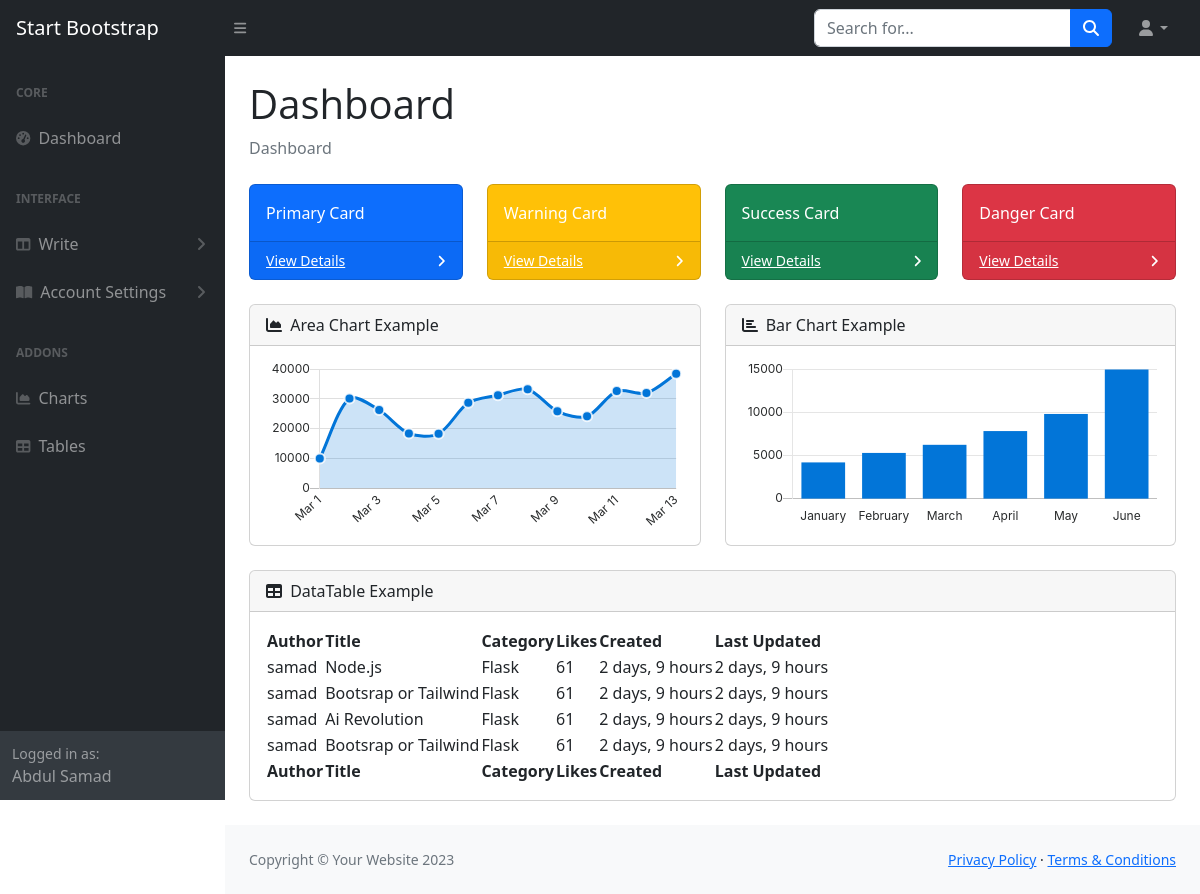
Page /dashboard/ (signed in) on the earlier database version.
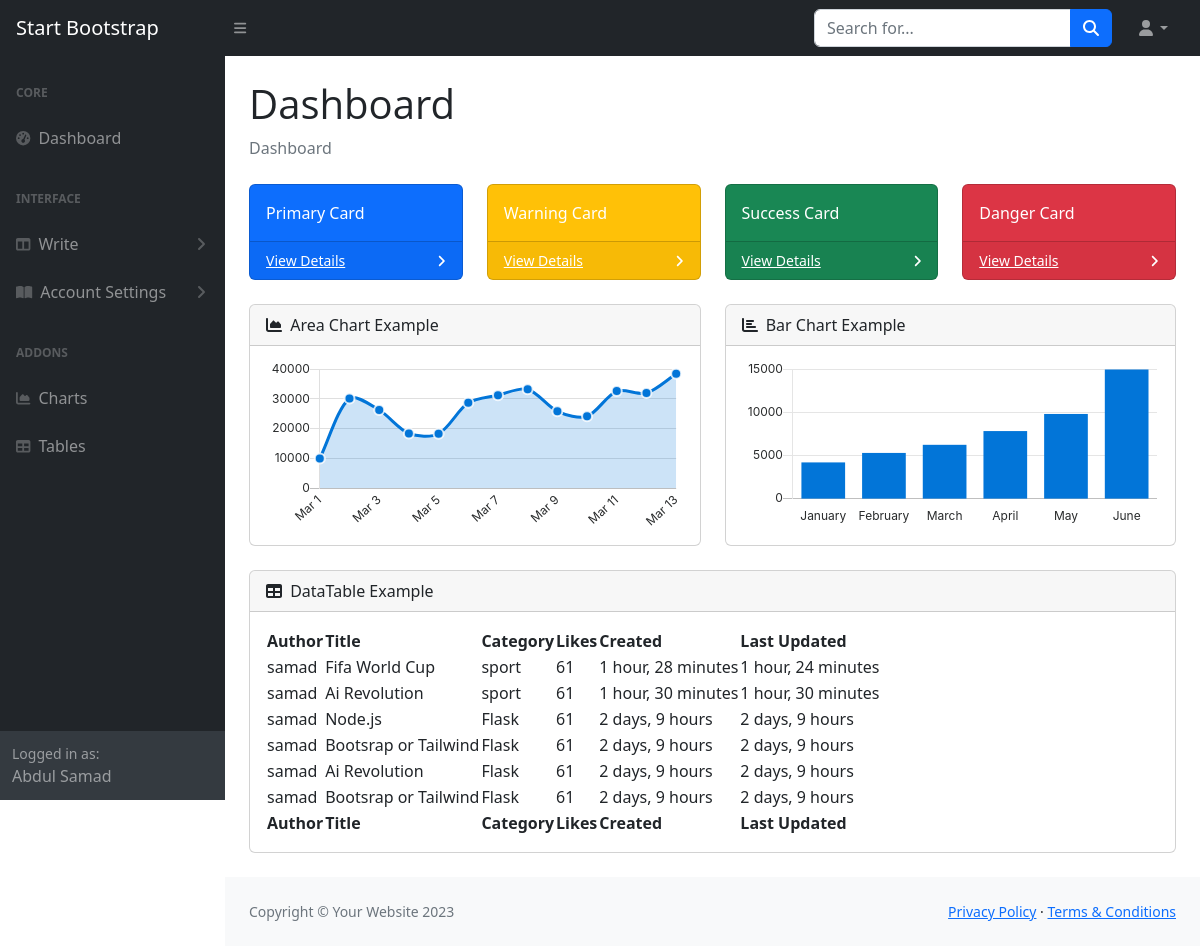
Same page on the later database version.
### users/models.py (models this page shows, shortened)
class Profile(models.Model):
    user = models.OneToOneField(User, on_delete=models.CASCADE)
    name = models.CharField(max_length=255)
    cover_image = models.ImageField(upload_to='writer_profile', default='about-bg.jpg', blank=True, null=True)
    avatar = models.ImageField(upload_to='avatar', default='avatar.svg', blank=True)
    profession = models.CharField(max_length=255, blank=True, null=True)
    location = models.CharField(max_length=255, blank=True, null=True)
    twitter = models.CharField(max_length=1000, blank=True, null=True)
    facebook = models.CharField(max_length=1000, blank=True, null=True)
    linkedIn = models.CharField(max_length=1000, blank=True, null=True)
    instagram = models.CharField(max_length=1000, blank=True, null=True)
    bio = models.TextField(blank=True, null=True)
    id = models.UUIDField(primary_key=True, default=uuid.uuid4)

### blog/models.py (models this page shows, shortened)
class Post(models.Model):
    id = models.UUIDField(primary_key=True, default=uuid.uuid4)
    author = models.ForeignKey(User, on_delete=models.CASCADE)
    title = models.CharField(max_length=255, blank=True)
    description = models.CharField(max_length=255, blank=True)
    image = models.ImageField(upload_to='posts')
    content = RichTextField()
    category = models.ForeignKey(Category, on_delete=models.CASCADE)
    updated = models.DateTimeField(auto_now=True)
    created = models.DateTimeField(auto_now_add=True)
    class Meta:
        ordering = ['-updated', '-created']

class Category(models.Model):
    name = models.CharField(max_length=255)
    def __str__(self):
        return self.name

### users/views.py (the view)
# urls.py: path('dashboard/', views.dashboard, name='dashboard'),
@login_required(login_url='login-writer')
def dashboard(request):
    user = request.user
    if request.user.is_staff:
        profile = Profile.objects.get(user=user)
        posts = Post.objects.filter(author=user)
    else:
        return redirect('401')
    cxt = {'profile':profile,'posts':posts}
    return render(request, 'users/index.html',cxt)

### users/templates/users/index.html (shortened to what this page needs)
{% extends 'users/main.html' %}
{% load static %}
{% block content %}
<head>
    <link href="https://cdn.jsdelivr.net/npm/simple-datatables@7.1.2/dist/style.min.css" rel="stylesheet" />
    <link href="{% static 'css/styles1.css' %}" rel="stylesheet" />
</head>
    <body class="sb-nav-fixed">
        {% include 'users/navbar.html' %}
        {% include 'users/sidenav.html' %}
            <div id="layoutSidenav_content">
                <main>
                    <div class="container-fluid px-4">
                        <h1 class="mt-4">Dashboard</h1>
                        <ol class="breadcrumb mb-4">
                            <li class="breadcrumb-item active">Dashboard</li>
                        </ol>
                        <div class="row">
                            <div class="col-xl-3 col-md-6">
                                <div class="card bg-primary text-white mb-4">
                                    <div class="card-body">Primary Card</div>
                                    <div class="card-footer d-flex align-items-center justify-content-between">
                                        <a class="small text-white stretched-link" href="#">View Details</a>
                                        <div class="small text-white"><i class="fas fa-angle-right"></i></div>
                                    </div>
                                </div>
                            </div>
                            <div class="col-xl-3 col-md-6">
                                <div class="card bg-warning text-white mb-4">
                                    <div class="card-body">Warning Card</div>
                                    <div class="card-footer d-flex align-items-center justify-content-between">
                                        <a class="small text-white stretched-link" href="#">View Details</a>
                                        <div class="small text-white"><i class="fas fa-angle-right"></i></div>
                                    </div>
                                </div>
                            </div>
                            <div class="col-xl-3 col-md-6">
                                <div class="card bg-success text-white mb-4">
                                    <div class="card-body">Success Card</div>
                                    <div class="card-footer d-flex align-items-center justify-content-between">
                                        <a class="small text-white stretched-link" href="#">View Details</a>
                                        <div class="small text-white"><i class="fas fa-angle-right"></i></div>
                                    </div>
                                </div>
                            </div>
                            <div class="col-xl-3 col-md-6">
                                <div class="card bg-danger text-white mb-4">
                                    <div class="card-body">Danger Card</div>
                                    <div class="card-footer d-flex align-items-center justify-content-between">
                                        <a class="small text-white stretched-link" href="#">View Details</a>
                                        <div class="small text-white"><i class="fas fa-angle-right"></i></div>
                                    </div>
                                </div>
                            </div>
                        </div>
                        <div class="row">
                            <div class="col-xl-6">
                                <div class="card mb-4">
                                    <div class="card-header">
                                        <i class="fas fa-chart-area me-1"></i>
                                        Area Chart Example
                                    </div>
                                    <div class="card-body"><canvas id="myAreaChart" width="100%" height="40"></canvas></div>
                                </div>
                            </div>
                            <div class="col-xl-6">
                                <div class="card mb-4">
                                    <div class="card-header">
                                        <i class="fas fa-chart-bar me-1"></i>
                                        Bar Chart Example
                                    </div>
                                    <div class="card-body"><canvas id="myBarChart" width="100%" height="40"></canvas></div>
                                </div>
                            </div>
                        </div>
                        <div class="card mb-4">
                            <div class="card-header">
                                <i class="fas fa-table me-1"></i>
                                DataTable Example
                            </div>
                            <div class="card-body">
                                <table id="datatablesSimple">
                                    <thead>
                                        <tr>
                                            <th>Author</th>
                                            <th>Title</th>
                                            <th>Category</th>
                                            <th>Likes</th>
                                            <th>Created</th>
                                            <th>Last Updated</th>
                                        </tr>
                                    </thead>
                                    <tfoot>
                                        <tr>
                                            <th>Author</th>
                                            <th>Title</th>
                                            <th>Category</th>
                                            <th>Likes</th>
                                            <th>Created</th>
                                            <th>Last Updated</th>
                                        </tr>
                                    </tfoot>
                                    <tbody>
                                        {% for post in posts %}
                                        <tr>
                                            <td>{{post.author}}</td>
                                            <a href="#"><td>{{post.title}}</td></a>
                                            <td>{{post.category}}</td>
                                            <td>61</td>
                                            <td>{{post.created|timesince}}</td>
                                            <td>{{post.updated|timesince}}</td>
                                        </tr>
                                        {% endfor %}
                                    </tbody>
                                </table>
                            </div>
                        </div>
                    </div>
                </main>
                {% include 'users/footer.html' %}
            </div>
        </div>
    </body>
{% endblock %}

### users/templates/users/main.html (shortened to what this page needs)
{% load static %}
<!DOCTYPE html>
<html lang="en">
    <head>
        <link href="{% static 'css/styles.css' %}" rel="stylesheet" />
    </head>
<body>
    {% block content %} {% endblock %}
</body>
</html>

### users/templates/users/navbar.html (shortened to what this page needs)
{% block content %}
<nav class="sb-topnav navbar navbar-expand navbar-dark bg-dark">
    <a class="navbar-brand ps-3" href="index.html">Start Bootstrap</a>
    <button class="btn btn-link btn-sm order-1 order-lg-0 me-4 me-lg-0" id="sidebarToggle" href="#!"><i class="fas fa-bars"></i></button>
    <form class="d-none d-md-inline-block form-inline ms-auto me-0 me-md-3 my-2 my-md-0">
        <div class="input-group">
            <input class="form-control" type="text" placeholder="Search for..." aria-label="Search for..." aria-describedby="btnNavbarSearch" />
            <button class="btn btn-primary" id="btnNavbarSearch" type="button"><i class="fas fa-search"></i></button>
        </div>
    </form>
    <ul class="navbar-nav ms-auto ms-md-0 me-3 me-lg-4">
        <li class="nav-item dropdown">
            <a class="nav-link dropdown-toggle" id="navbarDropdown" href="#" role="button" data-bs-toggle="dropdown" aria-expanded="false"><i class="fas fa-user fa-fw"></i></a>
        </li>
    </ul>
</nav>
{% endblock %}

### users/templates/users/sidenav.html (shortened to what this page needs)
{% block content %}
<div id="layoutSidenav">
    <div id="layoutSidenav_nav">
        <nav class="sb-sidenav accordion sb-sidenav-dark" id="sidenavAccordion">
            <div class="sb-sidenav-menu">
                <div class="nav">
                    <div class="sb-sidenav-menu-heading">Core</div>
                    <a class="nav-link" href="index.html">
                        <div class="sb-nav-link-icon"><i class="fas fa-tachometer-alt"></i></div>
                        Dashboard
                    </a>
                    <div class="sb-sidenav-menu-heading">Interface</div>
                    <a class="nav-link collapsed" href="#" data-bs-toggle="collapse" data-bs-target="#collapseLayouts" aria-expanded="false" aria-controls="collapseLayouts">
                        <div class="sb-nav-link-icon"><i class="fas fa-columns"></i></div>
                        Write
                        <div class="sb-sidenav-collapse-arrow"><i class="fas fa-angle-down"></i></div>
                    </a>
                    <a class="nav-link collapsed" href="#" data-bs-toggle="collapse" data-bs-target="#collapsePages" aria-expanded="false" aria-controls="collapsePages">
                        <div class="sb-nav-link-icon"><i class="fas fa-book-open"></i></div>
                        Account Settings
                        <div class="sb-sidenav-collapse-arrow"><i class="fas fa-angle-down"></i></div>
                    </a>
                    <div class="sb-sidenav-menu-heading">Addons</div>
                    <a class="nav-link" href="charts.html">
                        <div class="sb-nav-link-icon"><i class="fas fa-chart-area"></i></div>
                        Charts
                    </a>
                    <a class="nav-link" href="tables.html">
                        <div class="sb-nav-link-icon"><i class="fas fa-table"></i></div>
                        Tables
                    </a>
                </div>
            </div>
            <div class="sb-sidenav-footer">
                <div class="small">Logged in as:</div>
                {{profile.name}}
            </div>
        </nav>
    </div>
{% endblock %}

### users/templates/users/footer.html
{% block content %}
<footer class="py-4 bg-light mt-auto">
    <div class="container-fluid px-4">
        <div class="d-flex align-items-center justify-content-between small">
            <div class="text-muted">Copyright &copy; Your Website 2023</div>
            <div>
                <a href="#">Privacy Policy</a>
                &middot;
                <a href="#">Terms &amp; Conditions</a>
            </div>
        </div>
    </div>
</footer>
{% endblock %}

Differences in the rows shown:
added Post: author "samad", title "Fifa World Cup", category "sport", created "1 hour, 28 minutes", updated "1 hour, 24 minutes"
added Post: author "samad", title "Ai Revolution", category "sport", created "1 hour, 30 minutes", updated "1 hour, 30 minutes"
